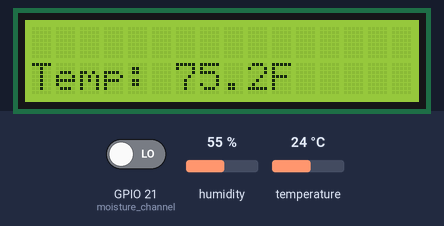
Recording of a program running on a simulated Raspberry Pi (BCM pin numbers). Shown: 16×2 character LCD. The test bench sets the inputs (shaded band); at power-on: GPIO 21 (moisture_channel) LOW, humidity 55 %, temperature 24 °C.

Above: at 1.2 s.
1.3 s: GPIO 21 (moisture_channel) driven HIGH
At 3.2 s:
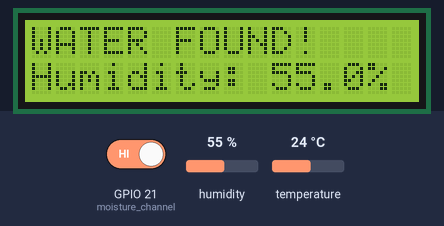
7.5 s: GPIO 21 (moisture_channel) driven LOW
At 8.9 s:
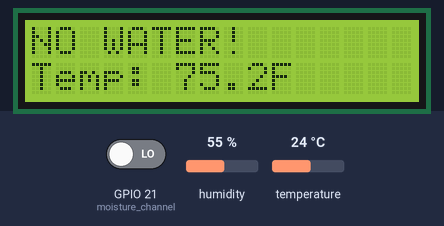
13.7 s: GPIO 21 (moisture_channel) driven HIGH
At 14.7 s:
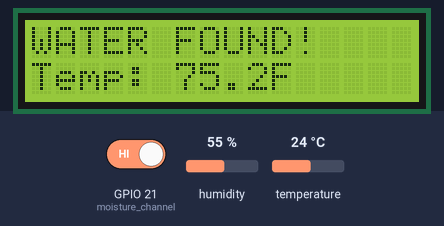
16.6 s: humidity set to 22 %
At 20.5 s:
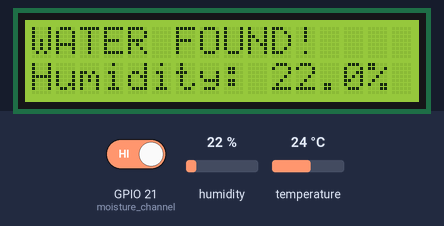
22.8 s: GPIO 21 (moisture_channel) driven LOW
At 23.9 s:
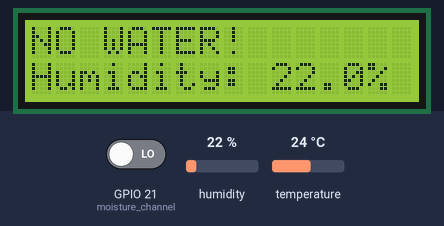
25.7 s: temperature set to 12 °C
At 30.9 s:
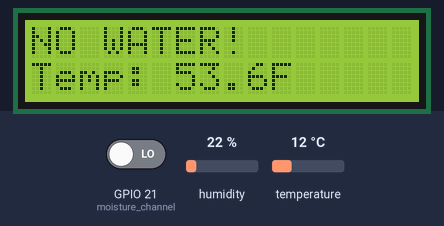
Timing chart, 0 to 32.4 s (numbered marks = the images above; inputs shaded):
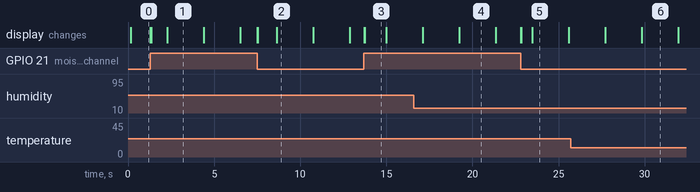

The program:

garden.py
```python
from signal import signal, SIGTERM, SIGHUP, pause
import RPi.GPIO as GPIO
import time
import sys
from smbus import SMBus
from rpi_lcd import LCD
import dht11

# Define the GPIO pins for the moisture sensor and DHT11 sensor
moisture_channel = 21
dht11_pin = 4

# Define the I2C address for the LCD screen
lcd_address = 0x27
lcd_bus = 1

# Define the LCD screen dimensions
lcd_width = 16
lcd_rows = 2

# Initialize the GPIO pins and LCD screen
GPIO.setmode(GPIO.BCM)
GPIO.setup(moisture_channel, GPIO.IN)
lcd = LCD(lcd_address, lcd_bus, lcd_width, lcd_rows)

# Initialize the DHT11 sensor
dht11_sensor = dht11.DHT11(pin=dht11_pin)

def safe_exit(signum, frame):
    exit(1)

signal(SIGTERM, safe_exit)
signal(SIGHUP, safe_exit)

def c_to_f(celsius):
	fahrenheit=celsius*9/5 +32
	return fahrenheit

# Loop to continuously read the moisture sensor and output to the LCD screen
def callback(channel):
    # Read the moisture sensor data
    moisture = GPIO.input(channel)
    if moisture:
        lcd.text('WATER FOUND!', 1)
    else:
        lcd.text('NO WATER!', 1)

GPIO.add_event_detect(moisture_channel, GPIO.BOTH, bouncetime=300)
GPIO.add_event_callback(moisture_channel, callback)

# Wait for some time before reading again
display_temp = True
while True:
	result = dht11_sensor.read()
	if result.is_valid():
		if display_temp:
			fahrenheit=c_to_f(result.temperature)
			lcd.text('Temp: {}F'.format(fahrenheit), 2)
		else:
			lcd.text('Humidity: {}%'.format(result.humidity), 2)
		display_temp = not display_temp
	else:
		lcd.text('Loading...', 2)

	time.sleep(2)
try:
	while True:
		time.sleep(1)
except KeyboardInterrupt:
    GPIO.cleanup()
    lcd.clear()
    sys.exit(0)
```

Measured:
- after the input at 1.3 s, the display: first changes at once (image 1 shows a later state)
- after the input at 7.5 s, the display: first changes at once (image 2 shows a later state)
- after the input at 13.7 s, the display: first changes at once (image 3 shows a later state)
- after the input at 16.6 s, the display: first differs from a run without the input after 2.6 s (image 4)
- after the input at 22.8 s, the display: first changes at once (image 5 shows a later state)
- after the input at 25.7 s, the display: first differs from a run without the input after 4.1 s (image 6)
- what the display in image 1 shows lasts 2.1 s, from 2.3 s to 4.4 s
